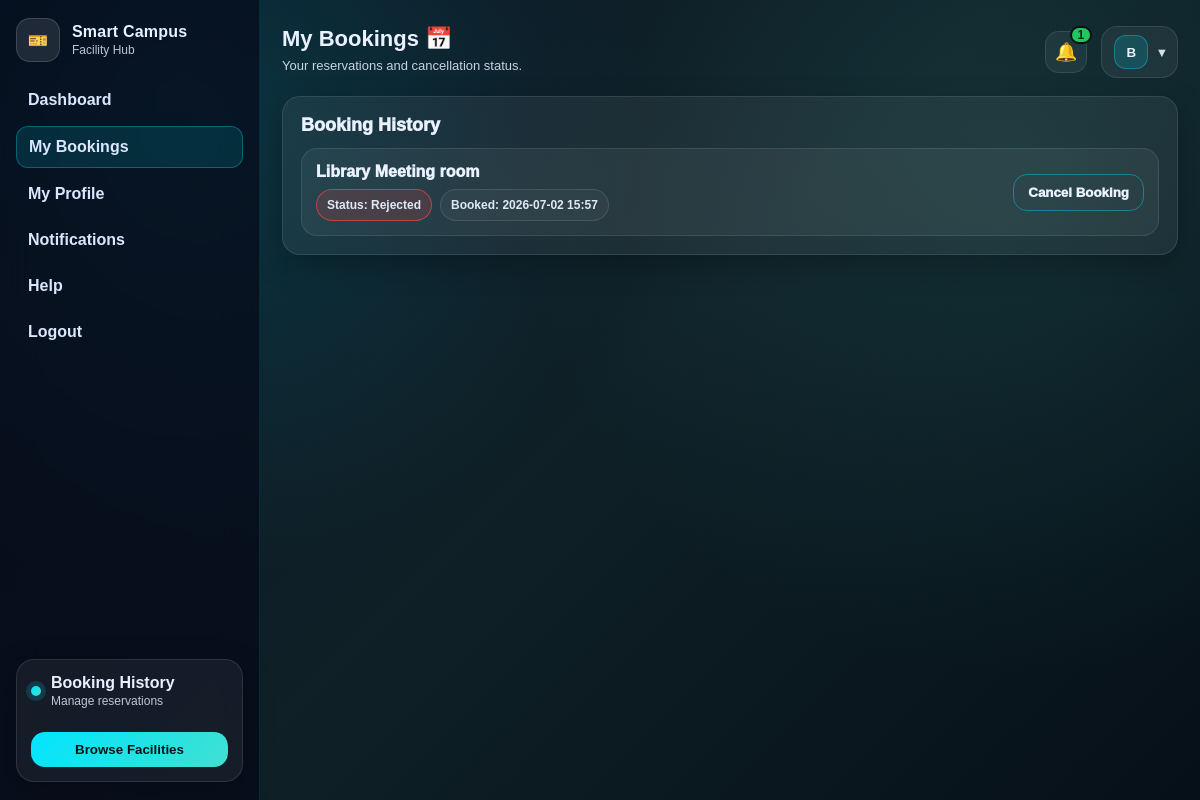
/bookings (signed in), run on an earlier commit of the app's database.
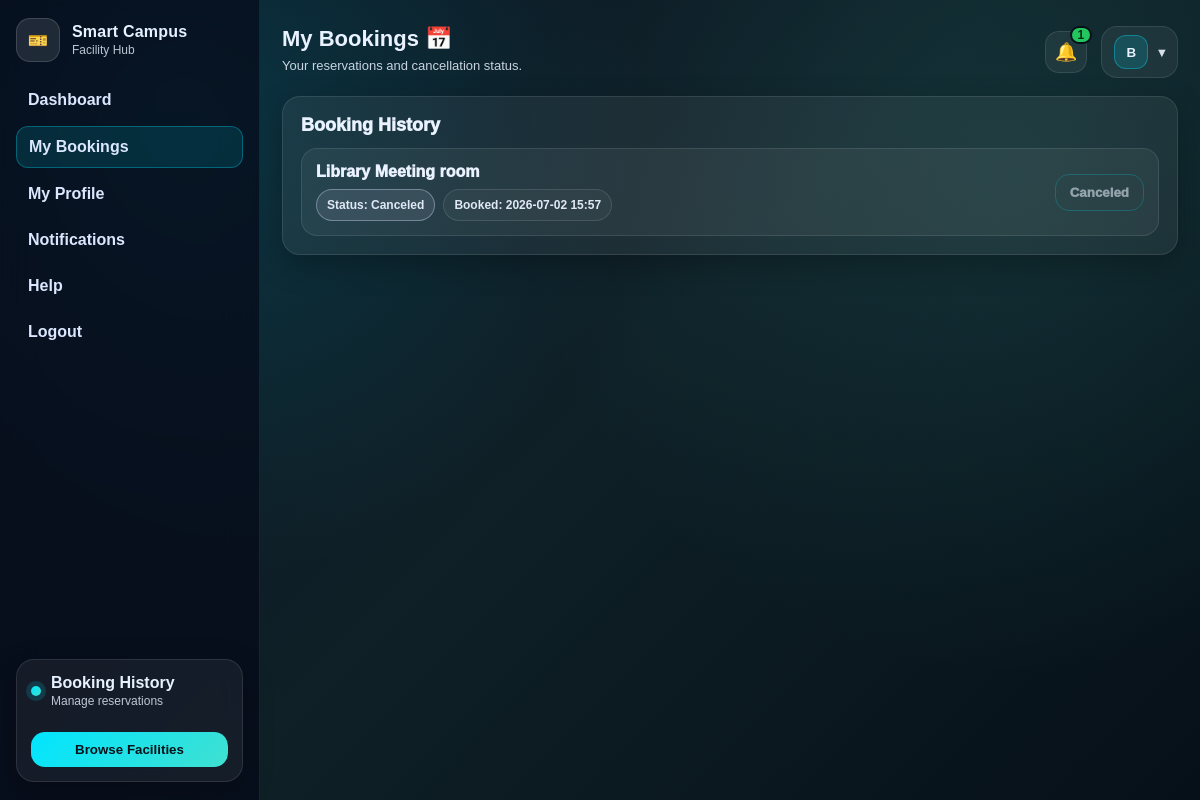
And on a later commit of the database.
### tables this page shows
CREATE TABLE bookings (
        id INTEGER PRIMARY KEY AUTOINCREMENT,
        user_id INTEGER,
        facility_id INTEGER,
        date TEXT,
        time TEXT,
        status TEXT,
        is_approved INTEGER DEFAULT 0
    , facility_title TEXT, created_at TEXT DEFAULT (datetime('now')));

CREATE TABLE facilities (
        id INTEGER PRIMARY KEY AUTOINCREMENT,
        name TEXT,
        location TEXT,
        description TEXT,
        image_filenames TEXT DEFAULT ''
    , category TEXT DEFAULT 'others', capacity INTEGER DEFAULT 0, view_360_filename TEXT DEFAULT '');

### app.py (the view)
@app.route('/bookings')
def my_bookings():
    guard = require_student()
    if guard: return guard
    conn = get_db()
    user_id = session.get('user_id')
    rows = conn.execute("""
        SELECT b.id, f.name AS facility_title, b.date, b.time, b.status, b.is_approved
        FROM bookings b
        JOIN facilities f ON b.facility_id = f.id
        WHERE b.user_id = ?
        ORDER BY b.id DESC
    """, (user_id,)).fetchall()
    notif_count = conn.execute(
        "SELECT COUNT(*) as cnt FROM booking_notifications WHERE user_id=? AND is_sent=0",
        (user_id,)
    ).fetchone()["cnt"]
    conn.close()
    bookings = [dict(r) | {'created_at': f"{r['date']} {r['time']}"} for r in rows]
    return render_template('smart_hub_bookings.html', name=session.get('user_name', 'User'), bookings=bookings, notification_count=notif_count)

### app.py (called while the page is built)
def get_db():
    conn = sqlite3.connect("database.db")
    conn.row_factory = sqlite3.Row
    return conn

def require_student():
    if "user_id" not in session:
        flash("Please log in to continue.")
        return redirect('/login')
    if session.get("role") == "admin":
        session.clear()
        session.modified = True
        flash("Access denied. Please log in as a student.")
        return redirect('/login')
    return None

### smart-hub/templates/smart_hub_bookings.html (shortened to what this page needs)
<!DOCTYPE html>
<html lang="en">
<head>
  <link rel="stylesheet" href="{{ url_for('static', filename='hub.css') }}">
</head>
<body class="dashboard-page">
  <aside class="sidebar">
    <div class="sidebar-top">
      <div class="brand">
        <div class="brand-mark">🎫</div>
        <div class="brand-text">
          <div class="brand-name">Smart Campus</div>
          <div class="brand-sub">Facility Hub</div>
        </div>
      </div>
    </div>
    <nav class="nav">
      <a class="nav-link" href="/dashboard">Dashboard</a>
      <a class="nav-link active" href="/bookings">My Bookings</a>
      <a class="nav-link" href="/profile">My Profile</a>
      <a class="nav-link" href="/notifications">Notifications</a>
      <a class="nav-link" href="/help">Help</a>
      <a class="nav-link" href="/logout">Logout</a>
    </nav>
    <div class="sidebar-cta">
      <div class="calendar-card">
        <div class="calendar-head">
          <span class="calendar-dot"></span>
          <div>
            <div class="calendar-title">Booking History</div>
            <div class="calendar-sub">Manage reservations</div>
          </div>
        </div>
        <button class="cta-button" type="button" onclick="location.href='/dashboard'">Browse Facilities</button>
      </div>
    </div>
  </aside>
  <main class="main">
    <header class="topbar">
      <div class="welcome">
        <div class="welcome-title">My Bookings 📅</div>
        <div class="welcome-sub">Your reservations and cancellation status.</div>
      </div>
      <div class="top-actions">
        <div class="bell-wrap">
          <a href="/notifications" class="icon-btn" aria-label="Notifications" style="text-decoration:none; display:flex; align-items:center; justify-content:center;">
            <span class="icon">🔔</span>
            <span class="badge">{{ notification_count if notification_count is not none else 0 }}</span>
          </a>
        </div>
        <div class="profile">
          <button class="profile-btn" type="button">
            <span class="avatar">{{ (name[0] if name else 'U')|upper }}</span>
            <span class="profile-caret">▾</span>
          </button>
        </div>
      </div>
    </header>
    <section class="profile-layout" style="margin-top:10px;">
      <section class="profile-card" style="flex:1; min-width:360px;">
        <h2 class="profile-title">Booking History</h2>
        <div class="bookings-list">
          {% if bookings %}
            {% for b in bookings %}
              <div class="booking-item">
                <div class="booking-left">
                  <div class="booking-title">{{ b.facility_title }}</div>
                  <div class="booking-meta">
                    {% if b.status == 'approved' %}
                      <span class="booking-chip" style="border-color:rgba(34,197,94,0.7); background:rgba(34,197,94,0.18);">Status: <b>Approved</b></span>
                    {% elif b.status == 'rejected' %}
                      <span class="booking-chip" style="border-color:rgba(239,68,68,0.75); background:rgba(239,68,68,0.18);">Status: <b>Rejected</b></span>
                    {% elif b.status == 'canceled' %}
                      <span class="booking-chip" style="border-color:rgba(148,163,184,0.7); background:rgba(148,163,184,0.18);">Status: <b>Canceled</b></span>
                    {% else %}
                      <span class="booking-chip">Status: <b>{{ b.status }}</b></span>
                    {% endif %}
                    <span class="booking-chip">Booked: <b>{{ b.created_at }}</b></span>
                  </div>
                </div>
                <div class="booking-right">
                  {% if b.status != 'canceled' %}
                    <form method="POST" action="/booking/cancel/{{ b.id }}" onsubmit="return confirm('Cancel this booking?')">
                      <button class="btn btn-outline btn-cancel" type="submit">Cancel Booking</button>
                    </form>
                  {% else %}
                    <button class="btn btn-outline btn-cancel" type="button" disabled style="opacity:0.55; cursor:not-allowed;">Canceled</button>
                  {% endif %}
                </div>
              </div>
            {% endfor %}
          {% else %}
            <div class="empty">No bookings yet.</div>
          {% endif %}
        </div>
      </section>
    </section>
  </main>
</body>
</html>

What changed in the data, as far as the page shows it:
changed bookings "Library Meeting room": status "Rejected Cancel Booking" → "Canceled Canceled"
